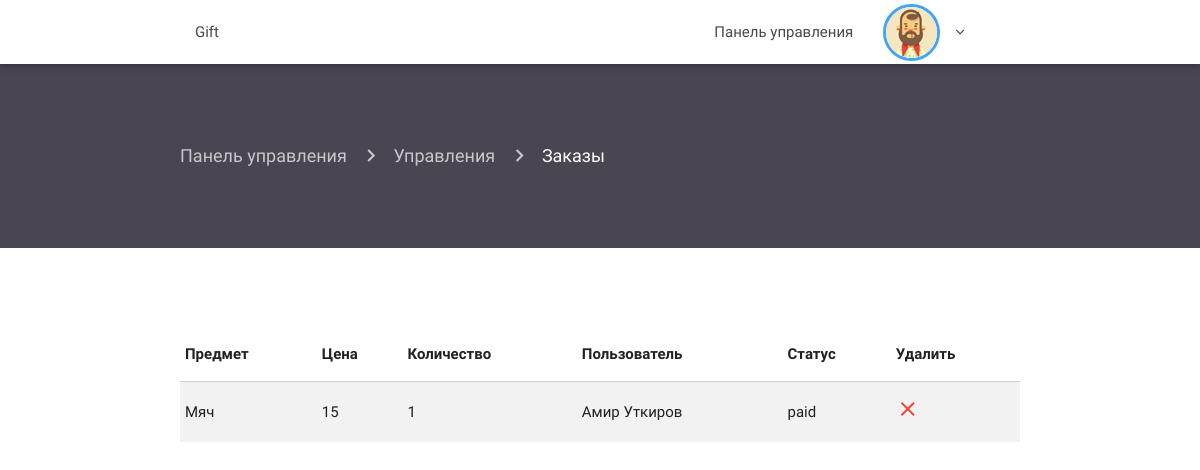
Screenshot of /admin/editproduct.php (signed in) with the database file from the repository.
### tables this page shows
CREATE TABLE `product` (
  `id` int(11) NOT NULL,
  `id_category` int(11) NOT NULL,
  `name` varchar(1000) NOT NULL,
  `description` varchar(1000) NOT NULL,
  `price` int(11) NOT NULL,
  `thumbnail` varchar(1000) NOT NULL
);

CREATE TABLE `users` (
  `id` int(11) NOT NULL,
  `email` varchar(100) NOT NULL,
  `firstname` varchar(1000) NOT NULL,
  `lastname` varchar(1000) NOT NULL,
  `password` varchar(1000) NOT NULL,
  `address` varchar(1000) NOT NULL,
  `city` varchar(1000) NOT NULL,
  `country` varchar(1000) NOT NULL,
  `role` varchar(1000) NOT NULL
);

### admin/editproduct.php (the view, shortened to what this page needs)
<?php
 require 'includes/header.php';
 require 'includes/navconnected.php'; ?>
 <div class="container-fluid product-page">
   <div class="container current-page">
      <nav>
        <div class="nav-wrapper">
          <div class="col s12">
            <a href="index.php" class="breadcrumb">Панель управления</a>
            <a href="infoproduct.php" class="breadcrumb">Управления</a>
            <a href="editproduct.php" class="breadcrumb">Заказы</a>
          </div>
        </div>
      </nav>
    </div>
   </div>
<div class="container scroll">
  <table class="highlight striped">
     <thead>
       <tr>
           <th data-field="name">Предмет</th>
           <th data-field="price">Цена</th>
           <th data-field="quantity">Количество</th>
           <th data-field="user">Пользователь</th>
           <th data-field="statut">Статус</th>
           <th data-field="delete">Удалить</th>
       </tr>
     </thead>
     <tbody>
<?php
include '../db.php';
$queryfirst = "SELECT
product.id as 'id',
product.name as 'name',
product.price as 'price',
SUM(command.quantity),
command.statut as 'statut',
command.id_product,
command.quantity as 'quantity',
command.id_user as 'user'
FROM product, command
WHERE product.id = command.id_product
GROUP BY command.id
ORDER BY SUM(command.id_user) DESC ";
$resultfirst = $connection->query($queryfirst);
if ($resultfirst->num_rows > 0) {
  while($rowfirst = $resultfirst->fetch_assoc()) {
        $idp = $rowfirst['id'];
        $name = $rowfirst['name'];
        $statut = $rowfirst['statut'];
        $quantity = $rowfirst['quantity'];
        $price = $rowfirst['price'];
        $user = $rowfirst['user'];
        $queryuser = "SELECT firstname, lastname FROM users WHERE id = '$user'";
        $resultuser = $connection->query($queryuser);
        if ($resultuser->num_rows > 0) {
          while($rowuser = $resultuser->fetch_assoc()) {
            $userfirstname = $rowuser['firstname'];
            $userlasttname = $rowuser['lastname'];
    ?>
    <tr>
      <td><?= $name; ?></td>
      <td><?= $price; ?></td>
      <td><?= $quantity; ?></td>
      <td><?php echo" $userfirstname "." $userlasttname"; ?></td>
      <td><?= $statut; ?></td>
      <td><a href="deletecmd.php?id=<?= $idp; ?>&userid=<?= $user; ?>"><i class="material-icons red-text">close</i></a></td>
    </tr>
    <?php }} }} ?>
  </tbody>
</table>
</div>
 <?php require 'includes/footer.php'; ?>

### admin/src/css/style.css (style rules this page uses)
.scroll { height: 600px !important; overflow-y: scroll; padding-top: 80px; padding-bottom: 60px; }
.product-page { padding-top: 60px; padding-bottom: 60px; background-color: #494551; }
.product-page nav { background: none; box-shadow: none; }
.material-icons { font-family: "Material Icons"; font-weight: normal; font-style: normal; font-size: 24px; line-height: 1; letter-spacing: normal; text-transform: none; display: inline-block; white-space: nowrap; word-wrap: normal; direction: ltr; -webkit-font-feature-settings: "liga"; -webkit-font-smoothing: antialiased; }

### rows the page displays
product: name "Мяч", price "15"
users: quantity "1", firstname "Амир", lastname "Уткиров", statut "paid"
